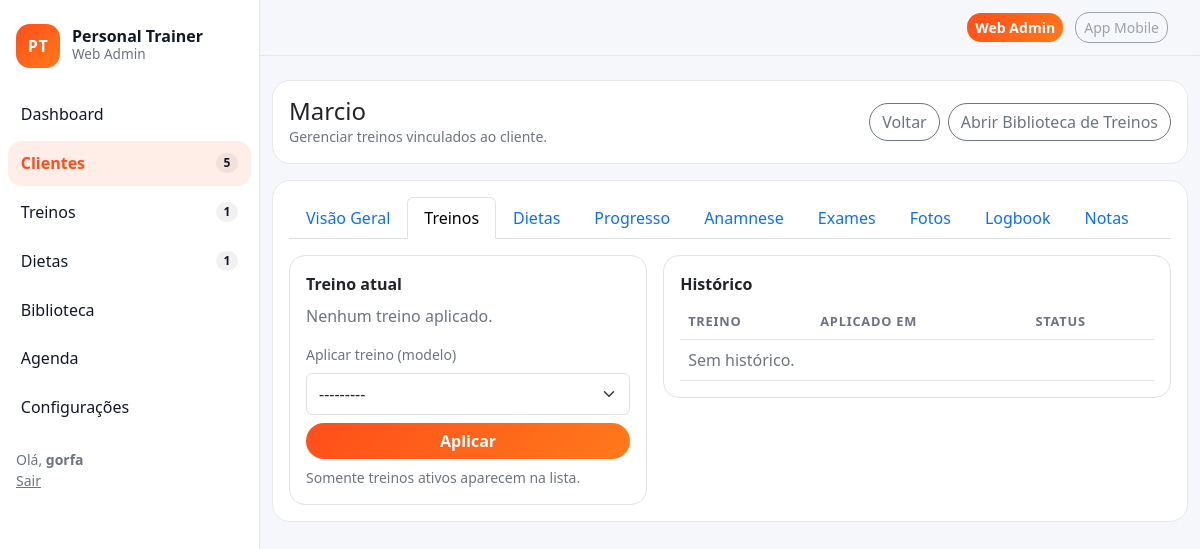
The page /crm/6/treinos/ (signed in) on the database as committed earlier.
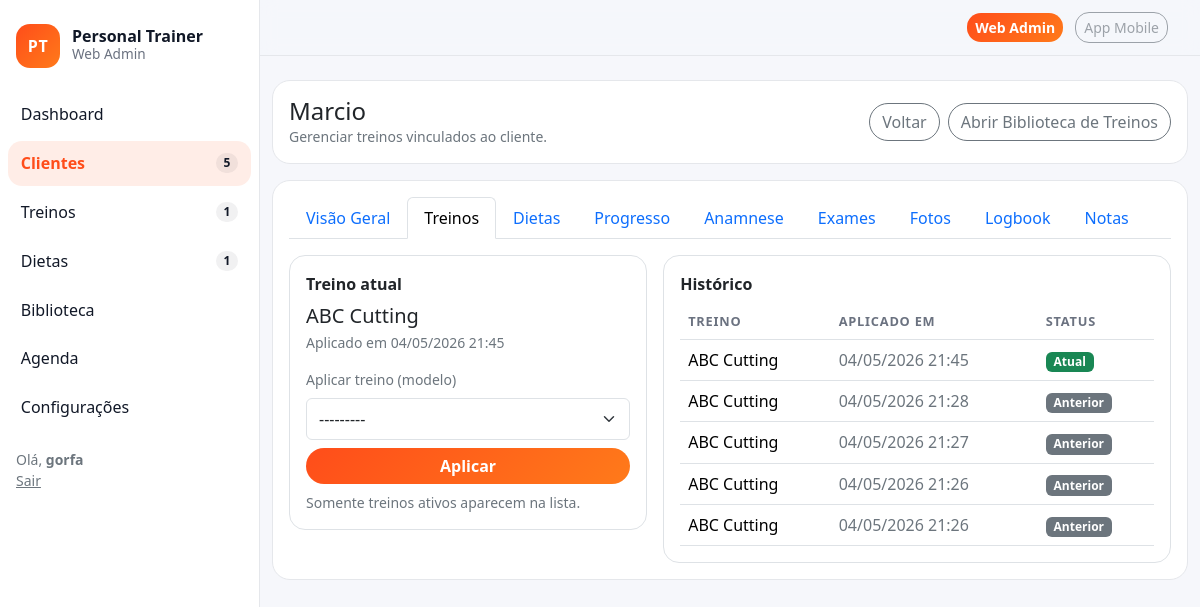
The same page on the database as committed later.
### crm/models.py (models this page shows, shortened)
class Client(models.Model):
    class Status(models.TextChoices):
        ACTIVE = "active", "Ativo"
        PAUSED = "paused", "Pausado"
        ARCHIVED = "archived", "Arquivado"
    full_name = models.CharField("Nome", max_length=160)
    age = models.PositiveIntegerField("Idade", default=0)
    weight_kg = models.DecimalField("Peso (kg)", max_digits=5, decimal_places=1, default=0)
    height_m = models.DecimalField("Altura (m)", max_digits=4, decimal_places=2, default=0)
    status = models.CharField(max_length=16, choices=Status.choices, default=Status.ACTIVE)
    plan = models.ForeignKey(Plan, on_delete=models.SET_NULL, null=True, blank=True)
    last_activity_at = models.DateField("Última atividade", null=True, blank=True)
    created_at = models.DateTimeField(auto_now_add=True)

### workouts/models.py (models this page shows, shortened)
class ClientWorkout(models.Model):
    client = models.ForeignKey(Client, on_delete=models.CASCADE, related_name="workouts")
    plan = models.ForeignKey(WorkoutPlan, on_delete=models.PROTECT)
    applied_at = models.DateTimeField(auto_now_add=True)
    is_current = models.BooleanField(default=True)

class WorkoutPlan(models.Model):
    name = models.CharField(max_length=120)
    tags = models.CharField(max_length=200, blank=True, help_text="Ex.: Hipertrofia, ABC")
    is_active = models.BooleanField(default=True)
    def __str__(self) -> str:
        return self.name

### crm/views.py (the view, shortened to what this page needs)
# urls.py: path("<int:pk>/treinos/", views.ClientWorkoutsView.as_view(), name="client_workouts"),
class ClientWorkoutsView(LoginRequiredMixin, TemplateView):
    template_name = "crm/client_workouts.html"
    def get_client(self):
        return get_object_or_404(Client, pk=self.kwargs["pk"])
    def get_context_data(self, **kwargs):
        ctx = super().get_context_data(**kwargs)
        client = self.get_client()
        ctx["client"] = client
        ctx["current_workout"] = client.workouts.select_related("plan").filter(is_current=True).first()
        ctx["history"] = client.workouts.select_related("plan").order_by("-applied_at")[:20]
        ctx["plans"] = WorkoutPlan.objects.filter(is_active=True).order_by("name")
        ctx["form"] = ApplyWorkoutForm()
        ctx["active_tab"] = "treinos"
        return ctx

### workouts/forms.py
class ApplyWorkoutForm(forms.ModelForm):
    class Meta:
        model = ClientWorkout
        fields = ["plan"]
    def __init__(self, *args, **kwargs):
        super().__init__(*args, **kwargs)
        self.fields["plan"].queryset = WorkoutPlan.objects.filter(is_active=True).order_by("name")

### core/context_processors.py (called while the page is built)
def nav_counts(request):
    try:
        return {
            "nav_clients_count": Client.objects.filter(status=Client.Status.ACTIVE).count(),
            "nav_workouts_today": WorkoutPlan.objects.filter(is_active=True).count(),
            "nav_diets_active": DietPlan.objects.filter(is_active=True).count(),
            "nav_alerts_count": Alert.objects.filter(is_open=True).count(),
        }
    except Exception:
        return {"nav_clients_count": 0, "nav_workouts_today": 0, "nav_diets_active": 0, "nav_alerts_count": 0}

### crm/templates/crm/client_workouts.html (shortened to what this page needs)
{% extends "base.html" %}
{% block content %}
<div class="card mb-3">
  <div class="card-body d-flex align-items-center justify-content-between flex-wrap gap-3">
    <div>
      <h1 class="h4 mb-0">{{ client.full_name }}</h1>
      <div class="text-secondary small">Gerenciar treinos vinculados ao cliente.</div>
    </div>
    <div class="d-flex gap-2">
      <a class="btn btn-outline-secondary btn-pill" href="{% url 'crm:client_detail' client.pk %}">Voltar</a>
      <a class="btn btn-outline-secondary btn-pill" href="{% url 'workouts:workout_list' %}">Abrir Biblioteca de Treinos</a>
    </div>
  </div>
</div>
<div class="card">
  <div class="card-body">
    {% include "crm/_client_tabs.html" with client=client active_tab=active_tab %}
    <div class="row g-3">
      <div class="col-12 col-lg-5">
        <div class="p-3 border rounded-4">
          <div class="fw-bold mb-2">Treino atual</div>
          <div class="mb-3">
            {% if current_workout %}
              <div class="h5 mb-1">{{ current_workout.plan.name }}</div>
              <div class="text-secondary small">Aplicado em {{ current_workout.applied_at|date:"d/m/Y H:i" }}</div>
            {% else %}
              <div class="text-secondary">Nenhum treino aplicado.</div>
            {% endif %}
          </div>
          <form method="post" class="d-flex flex-column gap-2">
            <label class="small text-secondary">Aplicar treino (modelo)</label>
            {{ form.plan }}
            <button class="btn btn-brand btn-pill" type="submit">Aplicar</button>
            <div class="small text-secondary">Somente treinos ativos aparecem na lista.</div>
          </form>
        </div>
      </div>
      <div class="col-12 col-lg-7">
        <div class="p-3 border rounded-4">
          <div class="fw-bold mb-2">Histórico</div>
          <div class="table-responsive">
            <table class="table align-middle mb-0">
              <thead>
                <tr>
                  <th>Treino</th>
                  <th>Aplicado em</th>
                  <th>Status</th>
                </tr>
              </thead>
              <tbody>
                {% for it in history %}
                  <tr>
                    <td>{{ it.plan.name }}</td>
                    <td class="text-secondary">{{ it.applied_at|date:"d/m/Y H:i" }}</td>
                    <td>
                      {% if it.is_current %}
                        <span class="badge text-bg-success">Atual</span>
                      {% else %}
                        <span class="badge text-bg-secondary">Anterior</span>
                      {% endif %}
                    </td>
                  </tr>
                {% empty %}
                  <tr><td colspan="3" class="text-secondary">Sem histórico.</td></tr>
                {% endfor %}
              </tbody>
            </table>
          </div>
        </div>
      </div>
    </div>
  </div>
</div>
{% endblock %}

### templates/base.html (shortened to what this page needs)
{% load static %}
<!doctype html>
<html lang="pt-br">
<head>
  <link href="https://cdn.jsdelivr.net/npm/bootstrap@5.3.3/dist/css/bootstrap.min.css" rel="stylesheet">
  <link href="{% static 'css/theme.css' %}" rel="stylesheet">
</head>
<body class="app-body">
  <div class="app-shell">
    <aside class="app-sidebar">
      <div class="px-3 py-4">
        <div class="brand">
          <div class="brand-mark">PT</div>
          <div class="brand-name">
            <div class="brand-title">Personal Trainer</div>
            <div class="brand-sub">Web Admin</div>
          </div>
        </div>
      </div>
      <nav class="nav flex-column px-2">
        <a class="nav-link {% if request.resolver_match.url_name == 'dashboard' %}active{% endif %}"
           href="{% url 'dashboard' %}">
          <span>Dashboard</span>
        </a>
        <a class="nav-link {% if request.path|slice:':5' == '/crm/' %}active{% endif %}"
           href="{% url 'crm:client_list' %}">
          <span>Clientes</span>
          <span class="badge badge-metric">{{ nav_clients_count }}</span>
        </a>
        <a class="nav-link {% if request.path|slice:':9' == '/treinos/' %}active{% endif %}"
           href="{% url 'workouts:workout_list' %}">
          <span>Treinos</span>
          <span class="badge badge-metric">{{ nav_workouts_today }}</span>
        </a>
        <a class="nav-link {% if request.path|slice:':8' == '/dietas/' %}active{% endif %}"
           href="{% url 'diets:diet_list' %}">
          <span>Dietas</span>
          <span class="badge badge-metric">{{ nav_diets_active }}</span>
        </a>
        <a class="nav-link {% if request.path|slice:':12' == '/biblioteca/' %}active{% endif %}"
           href="{% url 'library:exercises' %}">
          <span>Biblioteca</span>
        </a>
        <a class="nav-link {% if request.path|slice:':10' == '/agenda/' %}active{% endif %}"
           href="{% url 'agenda:calendar' %}">
          <span>Agenda</span>
        </a>
        <a class="nav-link {% if request.path|slice:':10' == '/anamnese/' %}active{% endif %}"
           href="{% url 'anamnesis:builder' %}">
          <span>Configurações</span>
        </a>
        <div class="mt-3 px-2 small text-secondary">
          {% if request.user.is_authenticated %}
            Olá, <strong>{{ request.user.get_short_name|default:request.user.username }}</strong><br>
            <a class="link-secondary" href="{% url 'logout' %}">Sair</a>
          {% else %}
            <a class="link-secondary" href="{% url 'login' %}">Entrar</a>
          {% endif %}
        </div>
      </nav>
    </aside>
    <main class="app-main">
      <header class="app-topbar">
        <div class="container-fluid d-flex align-items-center justify-content-end">
          <div class="topbar-switch ms-auto">
            <a class="btn btn-brand btn-sm me-2" href="/admin/">Web Admin</a>
            <span class="btn btn-outline-secondary btn-sm disabled" aria-disabled="true">App Mobile</span>
          </div>
        </div>
      </header>
      <section class="app-content container-fluid py-4">
        {% block content %}{% endblock %}
      </section>
    </main>
  </div>
</body>
</html>

### crm/templates/crm/_client_tabs.html
<ul class="nav nav-tabs mb-3">
  <li class="nav-item"><a class="nav-link {% if active_tab == 'overview' %}active{% endif %}" href="{% url 'crm:client_detail' client.pk %}">Visão Geral</a></li>
  <li class="nav-item"><a class="nav-link {% if active_tab == 'treinos' %}active{% endif %}" href="{% url 'crm:client_workouts' client.pk %}">Treinos</a></li>
  <li class="nav-item"><a class="nav-link {% if active_tab == 'dietas' %}active{% endif %}" href="{% url 'crm:client_diets' client.pk %}">Dietas</a></li>
  <li class="nav-item"><a class="nav-link {% if active_tab == 'progresso' %}active{% endif %}" href="{% url 'crm:client_progress' client.pk %}">Progresso</a></li>
  <li class="nav-item"><a class="nav-link {% if active_tab == 'anamnese' %}active{% endif %}" href="{% url 'crm:client_anamnesis' client.pk %}">Anamnese</a></li>
  <li class="nav-item"><a class="nav-link {% if active_tab == 'exames' %}active{% endif %}" href="{% url 'crm:client_exams' client.pk %}">Exames</a></li>
  <li class="nav-item"><a class="nav-link {% if active_tab == 'fotos' %}active{% endif %}" href="{% url 'crm:client_photos' client.pk %}">Fotos</a></li>
  <li class="nav-item"><a class="nav-link {% if active_tab == 'logbook' %}active{% endif %}" href="{% url 'crm:client_logbook' client.pk %}">Logbook</a></li>
  <li class="nav-item"><a class="nav-link {% if active_tab == 'notas' %}active{% endif %}" href="{% url 'crm:client_notes' client.pk %}">Notas</a></li>
</ul>

### static/css/theme.css (style rules this page uses)
:root { --brand:#ff4d1a; --brand-2:#ff7a1a; --brand-soft: rgba(255,77,26,.10); --danger:#ff2d55; --bg:#f6f7fb; --text:#111827; --muted:#6b7280; --card:#ffffff; --border:#e5e7eb; --radius:18px; }
* { box-sizing:border-box }
body { font-family: ui-sans-serif, system-ui, -apple-system, Segoe UI, Roboto, Arial, "Apple Color Emoji","Segoe UI Emoji"; }
.app-body { background:var(--bg); color:var(--text); }
.app-shell { display:flex; min-height:100vh; }
.app-sidebar { width:260px; background:#fff; border-right:1px solid var(--border); position:sticky; top:0; height:100vh; }
.brand { display:flex; align-items:center; gap:12px; }
.brand-mark { width:44px; height:44px; border-radius:14px; background:linear-gradient(135deg,var(--brand),var(--brand-2)); color:#fff; display:flex; align-items:center; justify-content:center; font-weight:900; letter-spacing:.5px; }
.brand-title { font-weight:800; line-height:1; }
.brand-sub { color:var(--muted); font-size:.85rem; }
.app-sidebar .nav-link { display:flex; align-items:center; justify-content:space-between; border-radius:14px; padding:.65rem .8rem; color:#111827; margin-bottom:.25rem; }
.app-sidebar .nav-link.active { background:var(--brand-soft); color:var(--brand); font-weight:700; }
.badge-metric { background:rgba(17,24,39,.06); color:#111827; font-weight:700; border-radius:999px; }
.app-main { flex:1; min-width:0; }
.app-topbar { position:sticky; top:0; z-index:10; background:rgba(246,247,251,.9); backdrop-filter: blur(8px); border-bottom:1px solid var(--border); padding:.75rem 0; }
.btn-brand { background:linear-gradient(135deg,var(--brand),var(--brand-2)); border:0; color:#fff; font-weight:800; border-radius:14px; }
.btn-outline-secondary { border-radius:14px; }
.app-content { padding-bottom:40px; }
.card { border:1px solid var(--border); border-radius:var(--radius); }
.table thead th { color:var(--muted); font-weight:800; font-size:.8rem; text-transform:uppercase; letter-spacing:.06em; }
.btn-pill { border-radius:999px; }
.app-topbar { padding: 12px 20px; }
.topbar-switch { margin-left: auto; }

Rows that differ between the two databases and show on the page:
added ClientWorkout: plan.name "ABC Cutting", applied_at "04/05/2026 21:45", is_current "Atual"
added ClientWorkout: plan.name "ABC Cutting", applied_at "04/05/2026 21:28", is_current "Anterior"
added ClientWorkout: plan.name "ABC Cutting", applied_at "04/05/2026 21:27", is_current "Anterior"
added ClientWorkout: plan.name "ABC Cutting", applied_at "04/05/2026 21:26", is_current "Anterior"
added ClientWorkout: plan.name "ABC Cutting", applied_at "04/05/2026 21:26", is_current "Anterior"
Other text that changed with them:
text no longer shown: "Nenhum treino aplicado. Sem histórico."
text now shown: "Aplicado em"
